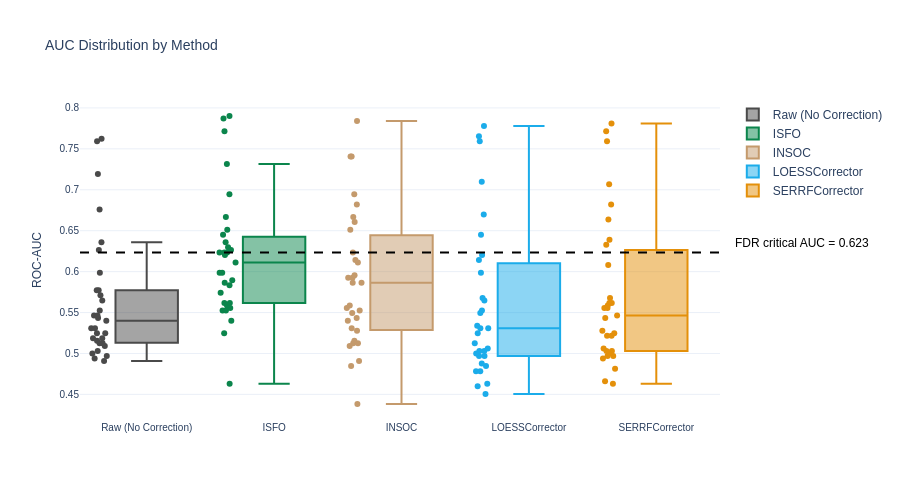

Write notebook code for a chart like this one.
### Code cell
# Classification improvement results visualization

def prepare_delta_metrics(df_all_metrics):
    """
    Computes Delta AUC and Delta RSD and strictly guarantees a Raw baseline 
    row per feature so the boxplot shows all 5 methods (Raw + 4 correction methods).
    """
    df = df_all_metrics.copy()

    # 1. Detect which naming convention your dataset uses for the Raw columns
    if {'AUC_Raw_Mean', 'RSD_QC_Raw'}.issubset(df.columns):
        raw_auc_col = 'AUC_Raw_Mean'
        raw_rsd_col = 'RSD_QC_Raw'
    elif {'Raw_AUC', 'Raw_RSD'}.issubset(df.columns):
        raw_auc_col = 'Raw_AUC'
        raw_rsd_col = 'Raw_RSD'
    else:
        raw_auc_col = None
        raw_rsd_col = None

    # 2. If Raw columns exist, calculate Deltas and RECONSTRUCT the Raw rows
    if raw_auc_col and raw_rsd_col:
        df['Delta_AUC'] = df['ROC-AUC'] - df[raw_auc_col]
        df['Delta_RSD'] = df['RSD_QC_Target'] - df[raw_rsd_col]
        
        # Reconstruct the Raw baseline rows if they are missing from the 'Correction' column
        if not (df['Correction'] == 'Raw (No Correction)').any():
            raw_rows = (
                df[['Feature_Idx', raw_auc_col, raw_rsd_col]]
                .dropna()
                .drop_duplicates()
                .rename(columns={raw_auc_col: 'ROC-AUC', raw_rsd_col: 'RSD_QC_Target'})
            )
            raw_rows['Correction'] = 'Raw (No Correction)'
            raw_rows['Delta_AUC'] = 0.0
            raw_rows['Delta_RSD'] = 0.0
            df = pd.concat([df, raw_rows], ignore_index=True, sort=False)
            
    # 3. Fallback: If no Raw columns exist, extract them from existing Raw rows
    else:
        raw_baseline = (
            df[df['Correction'] == 'Raw (No Correction)'][['Feature_Idx', 'ROC-AUC', 'RSD_QC_Target']]
            .dropna()
            .drop_duplicates(subset=['Feature_Idx'])
            .rename(columns={'ROC-AUC': 'Raw_AUC', 'RSD_QC_Target': 'Raw_RSD'})
        )
        if not raw_baseline.empty:
            df = df.merge(raw_baseline, on='Feature_Idx', how='left')
            df['Delta_AUC'] = df['ROC-AUC'] - df['Raw_AUC']
            df['Delta_RSD'] = df['RSD_QC_Target'] - df['Raw_RSD']

    # 4. Enforce exactly 0.0 for the Deltas of the Raw rows to prevent plotting artifacts
    raw_mask = df['Correction'] == 'Raw (No Correction)'
    if 'Delta_AUC' in df.columns:
        df.loc[raw_mask, 'Delta_AUC'] = 0.0
    if 'Delta_RSD' in df.columns:
        df.loc[raw_mask, 'Delta_RSD'] = 0.0

    return df


# ======================================================================================
# INDEPENDENT PLOTTING FUNCTIONS
# ======================================================================================

def _compute_fdr_auc_threshold(df, auc_col='ROC-AUC', alpha=0.05):
    """One-sided test H0: AUC=0.5 with BH-FDR correction over all points."""
    if 'y_patients' in globals():
        y_local = np.asarray(y_patients)
        n_pos = int(np.sum(y_local == 1))
        n_neg = int(np.sum(y_local == 0))
    else:
        n_pos, n_neg = 54, 54

    # CORRECTED: Hanley & McNeil formula for AUC standard error under the null hypothesis
    se0 = np.sqrt((n_pos + n_neg + 1.0) / (12.0 * n_pos * n_neg))
    
    auc_values = df[auc_col].to_numpy(dtype=float)
    z_scores = (auc_values - 0.5) / se0
    pvals = 1.0 - norm.cdf(z_scores)
    rejected, _ = fdrcorrection(pvals, alpha=alpha, method='indep')

    if np.any(rejected):
        threshold = float(np.min(auc_values[rejected]))
    else:
        threshold = 1.0

    count_above = int(np.sum(auc_values >= threshold)) if threshold < 1.0 else 0
    return threshold, count_above, se0, len(auc_values)


def plot_auc_distribution(df):
    fig = go.Figure()
    methods = ['Raw (No Correction)', 'ISFO', 'INSOC', 'LOESSCorrector', 'SERRFCorrector']
    methods = [m for m in methods if m in df['Correction'].unique()]
    
    for method in methods:
        data = df[df['Correction'] == method]
        if data.empty:
            continue
        fig.add_trace(go.Box(
            y=data['ROC-AUC'], name=method, boxpoints='all', jitter=0.3,
            marker_color=COLOR_MAP.get(method, '#333333')
        ))

    threshold, count_above, se0, n_points = _compute_fdr_auc_threshold(df, auc_col='ROC-AUC', alpha=0.05)
    
    if threshold < 1.0:
        fig.add_hline(
            y=threshold, line_dash='dash', line_color='black',
            annotation_text=f'FDR critical AUC = {threshold:.3f}',
            annotation=dict(x=1.02, xanchor='left', font=dict(color='black')) 
        )
    
    apply_plotly_consistent_style(fig, "AUC Distribution by Method", None, "ROC-AUC")
    
    # Añadimos un pequeño margen derecho (margin=dict(r=160)) para evitar que el texto se corte
    fig.update_layout(height=500, margin=dict(r=160))
    
    save_clean_plotly(fig, "sec3_3_2_auc_distribution_by_method")
    fig.show()

    print(f"[FDR] Null SE (AUC=0.5): {se0:.5f} | Points tested: {n_points}")
    if threshold < 1.0:
        print(f"[FDR] Critical AUC threshold: {threshold:.4f}")
    else:
        print("[FDR] No points reached significance after BH correction at alpha=0.05.")

def plot_feature_auc_bars(df):
    fig = go.Figure()
    methods = ['Raw (No Correction)', 'ISFO', 'INSOC', 'LOESSCorrector', 'SERRFCorrector']
    methods = [m for m in methods if m in df['Correction'].unique()]
    
    for method in methods:
        data = df[df['Correction'] == method].sort_values("Feature_Idx")
        if data.empty:
            continue
        fig.add_trace(go.Bar(
            x=data['Feature_Idx'], y=data['ROC-AUC'], name=method,
            marker_color=COLOR_MAP.get(method, '#333333')
        ))
        
    all_features = sorted(df['Feature_Idx'].unique())
    fig.update_layout(
        barmode='group', height=500,
        legend=dict(orientation="h", yanchor="bottom", y=1.02, xanchor="right", x=1)
    )
    fig.update_yaxes(title_text="ROC-AUC", range=[0.3, 0.8])
    fig.update_xaxes(title_text="Target Feature Index", tickmode='array', tickvals=all_features)
    apply_plotly_consistent_style(fig, "Classification Performance by Target Feature", "Target Feature Index", "ROC-AUC")
    save_clean_plotly(fig, "sec3_3_2_feature_auc_bars")
    fig.show()


def plot_target_rsd_vs_auc(df):
    fig = go.Figure()
    methods = ['Raw (No Correction)', 'ISFO', 'INSOC', 'LOESSCorrector', 'SERRFCorrector']
    methods = [m for m in methods if m in df['Correction'].unique()]
    for method in methods:
        data = df[df['Correction'] == method]
        if data.empty:
            continue
        fig.add_trace(go.Scatter(
            x=data['RSD_QC_Target'], y=data['ROC-AUC'], mode='markers', name=method,
            marker=dict(color=COLOR_MAP.get(method, '#333333'), size=9, opacity=0.8),
            hovertemplate="Feature: %{customdata}<br>Target RSD: %{x:.2f}%<br>AUC: %{y:.3f}<extra></extra>",
            customdata=data['Feature_Idx']
        ))
    apply_plotly_consistent_style(fig, "Feature-Specific Precision vs. Accuracy (Target RSD vs. AUC)", "Target Feature RSD QC (%)", "ROC-AUC")
    fig.update_layout(height=500)
    save_clean_plotly(fig, "sec3_3_2_target_rsd_vs_auc")
    fig.show()


def plot_delta_auc_vs_target_rsd(df):
    fig = go.Figure()
    methods = [m for m in df['Correction'].unique() if m != 'Raw (No Correction)']
    
    for method in methods:
        data = df[df['Correction'] == method]
        data = data.replace([np.inf, -np.inf], np.nan).dropna(subset=['Delta_AUC', 'RSD_QC_Target'])
        if data.empty:
            continue
        fig.add_trace(go.Scatter(
            x=data['RSD_QC_Target'], y=data['Delta_AUC'], mode='markers', name=method,
            marker=dict(color=COLOR_MAP.get(method, '#333333'), size=9, opacity=0.8),
            hovertemplate="Feature: %{customdata}<br>Target RSD: %{x:.2f}%<br>Delta AUC: %{y:.3f}<extra></extra>",
            customdata=data['Feature_Idx']
        ))
        
    fig.add_hline(y=0, line_dash="dash", line_color="black", opacity=0.5)
    apply_plotly_consistent_style(fig, "Clinical Rescue vs. Technical Noise (Delta ROC-AUC vs. Target RSD)", "Target Feature RSD QC (%) - Post Correction", "Delta ROC-AUC (vs. Raw)")
    fig.update_layout(height=500)
    save_clean_plotly(fig, "sec3_3_2_delta_auc_vs_target_rsd")
    fig.show()


def plot_delta_rsd_bars(df):
    fig = go.Figure()
    methods = [m for m in df['Correction'].unique() if m != 'Raw (No Correction)']
    
    for method in methods:
        data = df[df['Correction'] == method].sort_values("Feature_Idx")
        data = data.replace([np.inf, -np.inf], np.nan).dropna(subset=['Delta_RSD'])
        if data.empty:
            continue
        fig.add_trace(go.Bar(
            x=data['Feature_Idx'], y=data['Delta_RSD'], name=method,
            marker_color=COLOR_MAP.get(method, '#333333')
        ))
        
    all_features = sorted(df['Feature_Idx'].unique())
    fig.update_layout(
        barmode='group', height=500,
        legend=dict(orientation="h", yanchor="bottom", y=1.02, xanchor="right", x=1)
    )
    fig.add_hline(y=0, line_color="black", opacity=0.8)
    fig.update_yaxes(title_text="Delta RSD QC (%) -> Negative is better")
    fig.update_xaxes(title_text="Target Feature Index", tickmode='array', tickvals=all_features)
    apply_plotly_consistent_style(fig, "Change in Technical Variance per Feature (Delta RSD vs. Raw)", "Target Feature Index", "Delta RSD QC (%)")
    save_clean_plotly(fig, "sec3_3_2_delta_rsd_bars")
    fig.show()


# ======================================================================================
# EXECUTION WORKFLOW
# ======================================================================================
df_plot = prepare_delta_metrics(df_all_metrics_clf_defaultparams)
plot_auc_distribution(df_plot)
#plot_feature_auc_bars(df_plot)
#plot_target_rsd_vs_auc(df_plot)
#plot_delta_auc_vs_target_rsd(df_plot)
#plot_delta_rsd_bars(df_plot)

### Figure 1 — Plotly figure (JSON) as saved in the notebook; plotly's stock layout.template omitted (floating-point values rounded to 4 significant figures)
{"data": [{"boxpoints": "all", "jitter": 0.3, "marker": {"color": "#4a4a4a"}, "name": "Raw (No Correction)", "type": "box", "y": [0.6759, 0.5123, 0.7593, 0.6358, 0.7623, 0.571, 0.5309, 0.4907, 0.5525, 0.5463, 0.7191, 0.5031, 0.5648, 0.5463, 0.5309, 0.5247, 0.5247, 0.5988, 0.4938, 0.5185, 0.6265, 0.5432, 0.5772, 0.5185, 0.5401, 0.5, 0.5772, 0.5123, 0.5093, 0.5154, 0.4969]}, {"boxpoints": "all", "jitter": 0.3, "marker": {"color": "#0b854c"}, "name": "ISFO", "type": "box", "y": [0.6358, 0.5741, 0.787, 0.6296, 0.7315, 0.6451, 0.6204, 0.463, 0.6667, 0.5895, 0.7901, 0.6111, 0.5833, 0.5988, 0.6235, 0.6235, 0.5864, 0.7716, 0.5556, 0.5617, 0.6944, 0.6512, 0.5988, 0.5617, 0.6235, 0.5525, 0.6265, 0.5525, 0.5401, 0.5247, 0.5586]}, {"boxpoints": "all", "jitter": 0.3, "marker": {"color": "#c49a6c"}, "name": "INSOC", "type": "box", "y": [0.6821, 0.5154, 0.7407, 0.6512, 0.7407, 0.6235, 0.6142, 0.4383, 0.5864, 0.5926, 0.784, 0.5525, 0.5586, 0.5494, 0.5864, 0.5432, 0.5556, 0.6944, 0.4846, 0.5123, 0.6667, 0.5926, 0.6111, 0.5401, 0.5957, 0.5123, 0.6605, 0.5093, 0.5309, 0.5278, 0.4907]}, {"boxpoints": "all", "jitter": 0.3, "marker": {"color": "#1bacea"}, "name": "LOESSCorrector", "type": "box", "y": [0.7099, 0.5, 0.7654, 0.6698, 0.7593, 0.6204, 0.5123, 0.463, 0.5494, 0.5525, 0.7778, 0.4969, 0.5648, 0.5031, 0.5309, 0.534, 0.5309, 0.5988, 0.4506, 0.4877, 0.6451, 0.5031, 0.5679, 0.5062, 0.5247, 0.4599, 0.6142, 0.4969, 0.4784, 0.4784, 0.4846]}, {"boxpoints": "all", "jitter": 0.3, "marker": {"color": "#e4900a"}, "name": "SERRFCorrector", "type": "box", "y": [0.7068, 0.5031, 0.7716, 0.6821, 0.7593, 0.6327, 0.5216, 0.463, 0.5586, 0.5556, 0.7809, 0.5247, 0.5617, 0.5463, 0.5556, 0.5617, 0.5432, 0.6389, 0.466, 0.4969, 0.6636, 0.5031, 0.5679, 0.5216, 0.5278, 0.4815, 0.608, 0.5062, 0.4969, 0.5, 0.4938]}], "layout": {"annotations": [{"font": {"color": "black"}, "showarrow": false, "text": "FDR critical AUC = 0.623", "x": 1.02, "xanchor": "left", "xref": "x domain", "y": 0.6235, "yanchor": "bottom", "yref": "y"}], "font": {"family": "Arial", "size": 12}, "height": 500, "margin": {"r": 160}, "shapes": [{"line": {"color": "black", "dash": "dash"}, "type": "line", "x0": 0, "x1": 1, "xref": "x domain", "y0": 0.6235, "y1": 0.6235, "yref": "y"}], "title": {"font": {"size": 14}, "text": "AUC Distribution by Method"}, "xaxis": {"tickfont": {"size": 10}, "title": {"font": {"size": 12}}}, "yaxis": {"tickfont": {"size": 10}, "title": {"font": {"size": 12}, "text": "ROC-AUC"}}}}
